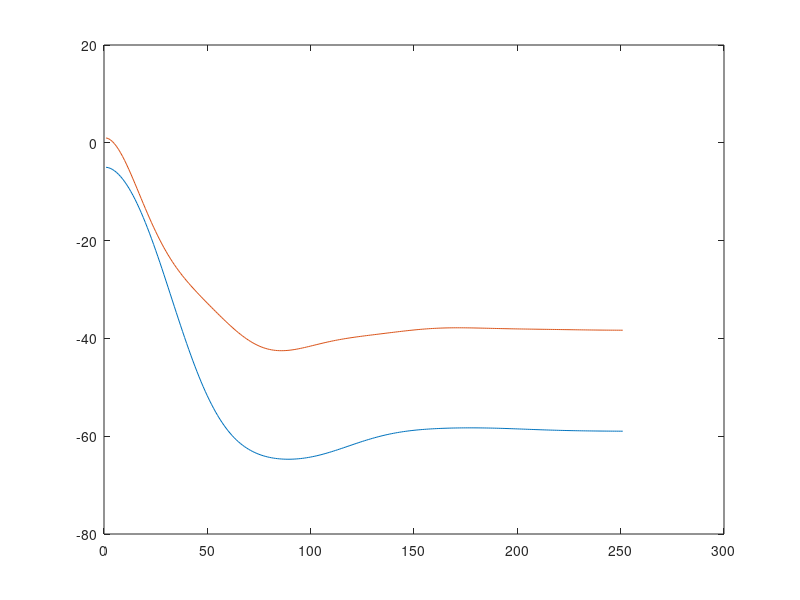

MATLAB code to generate this figure:
clear all;

% Other
g = -9.82;
m = 4;
Fmg = m*g;

% Spring paramters
K = 2;
L0 = 1;

% Damp parameter
cd = 2;

h = 0.1;
t_end = 25;
v = zeros(t_end/h, 2);
p = zeros(t_end/h, 2);

% Particle 1
v(1,1) = 0;
p(1,1) = -5;

% Particle 2
v(1,2) = 0;
p(1,2) = 1;

q_position = 2;

% q
% p(1,2)X
% 
%
%
% p(1,1)
%

calc_f_spring = @(p, q)( K*(L0 - abs(p-q))*((p-q)/abs(p-q)) );

i = 2;
for t = h:h:t_end

    % DOING p(1,2) (ur mom)
    Fspring_q = calc_f_spring(p(i-1,2), q_position);
    Fspring_1 = calc_f_spring(p(i-1,2), p(i-1,1));
    Fdamp = -cd*v(i-1,2);
    a = (1/m)*(Fmg + Fspring_q + Fspring_1 + Fdamp);
    % Perform numerical method: euler
    v(i,2) = v(i-1,2) + a*h;
    p(i,2) = p(i-1,2) + v(i,2)*h;
    
    % DOING p(1,1) (ur mom)
    Fspring = calc_f_spring(p(i-1, 1), p(i-1, 2));
    Fdamp = -cd*v(i-1,1);
    a = (1/m)*(Fmg+Fspring+Fdamp);
    % Perform numerical method: euler
    v(i,1) = v(i-1,1) + a*h;
    p(i,1) = p(i-1,1) + v(i,1)*h;
    
    i = i+1;
end

%%
plot(p(:,1));
hold on;
plot(p(:,2));



